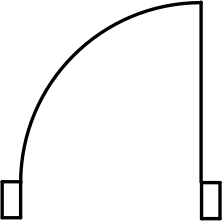
#> input picture img2.png, 223 x 221 px
$ python border.py
#> lines starting #> are read from the running program, lines starting #| are printed output that depends on the picture; after the words box and inside, x2 and y2 are one past the last pixel; in counts of white or black regions, pixels touching at a corner belong together
import cv2
import numpy as np

from PIL import Image

'''tmp = Image.open('img2.png')
qwe = cv2.imread("img2.png")
iw, ih = qwe.shape[0], qwe.shape[1]
size = int(iw *1.04), int(ih *1.04)
tmp = tmp.resize(size)
tmp.show("a")
tmp.save("ask.png")
image = np.zeros((tmp.size[1], tmp.size[0], 3), np.uint8)
image=cv2.bitwise_not(image)
cv2.imwrite("image.png",image)
x=cv2.imread("image.png")
y=cv2.imread("img2.png")
print x.shape, y.shape
x[int((x.shape[0]-y.shape[0])/2):int((x.shape[0]-y.shape[0])/2)+ y.shape[0], int((x.shape[1]-y.shape[1])/2):int((x.shape[1]-y.shape[1])/2)+y.shape[1]] = y
cv2.imwrite("ask1.png",x)
img = Image.open('ask1.png')
img = img.convert("RGBA")

pixdata = img.load()

width, height = img.size
for y in xrange(height):
    for x in xrange(width):
        if pixdata[x, y] == (255, 255, 255, 255):
            pixdata[x, y] = (255, 255, 255, 0)
background = img
foreground = Image.open("ask.png")

Image.alpha_composite(background, foreground).save("test3.png")'''


'''x=cv2.imread("xyz.png")
y=cv2.imread("img2.png")
x[0: y.shape[0], 0:y.shape[1]] = y
cv2.imwrite("ask.png",x)'''

'''layer1 = Image.open("ask.png")
layer2 = Image.open("img4.png")
final1 = Image.new("RGBA", layer1.size)
final1.paste(layer1, (0,0), layer1)
final1.paste(layer2, (0,0), layer2)
final2 = Image.new("RGBA", layer1.size)
final2 = Image.alpha_composite(final2, layer1)
final2 = Image.alpha_composite(final2, layer2)
final2.show("a")
final2.save("bor.png","PNG")'''

im2=cv2.imread("img2.png")
#> im2 is the input picture: shape (221, 223, 3); min 0, max 255, mean 243.2
im2[np.where((im2 == [0,0,0]).all(axis = 2))] = [0,255,0]
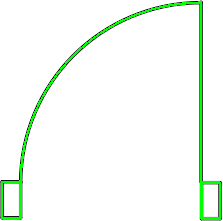
#> im2: shape (221, 223, 3); 3.07% of pixels changed, all inside (x1, y1, x2, y2) = (1, 1, 221, 220)
cv2.imshow("a",im2)
cv2.waitKey()

$ run again, with img4.png copied over img2.png
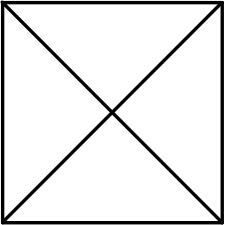
#> input picture img4.png, 225 x 225 px
#> im2 is the input picture: shape (225, 225, 3); min 0, max 255, mean 229.7
#> `im2[np.where((im2 == [0,0,0]).all(axis = 2))] = [0,255,0]`:
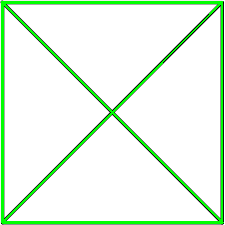
#> im2: shape (225, 225, 3); 7.23% of pixels changed, all inside (x1, y1, x2, y2) = (1, 1, 224, 224)

$ run again, with 1.png copied over img2.png
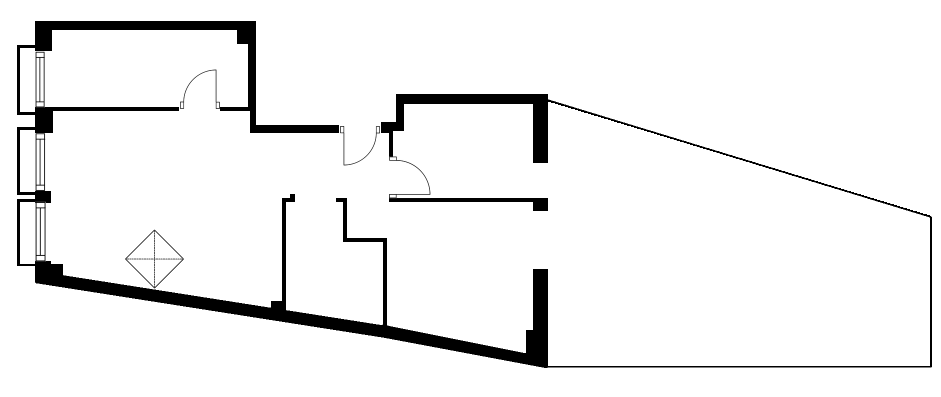
#> input picture 1.png, 1882 x 794 px (shown at 1/2 size)
#> im2 is the input picture: shape (794, 1882, 3); min 0, max 255, mean 240.3
#> `im2[np.where((im2 == [0,0,0]).all(axis = 2))] = [0,255,0]`:
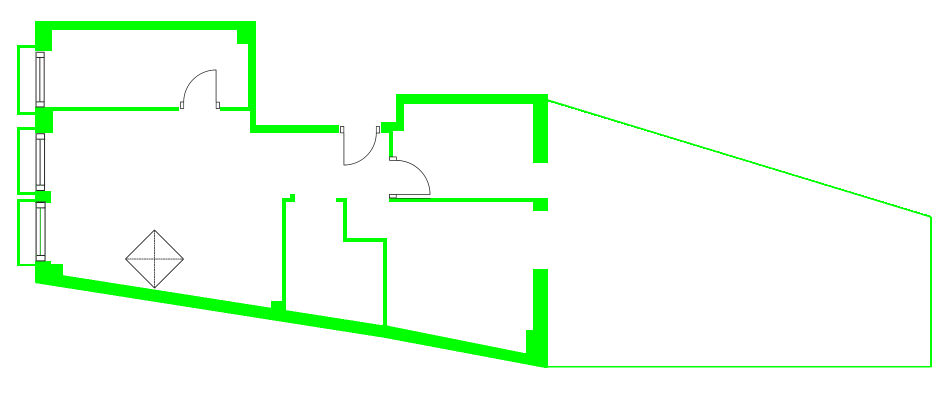
#> im2: shape (794, 1882, 3) (shown at 1/2 size); 5.51% of pixels changed, all inside (x1, y1, x2, y2) = (34, 42, 1864, 736)

$ run again, with 52.png copied over img2.png
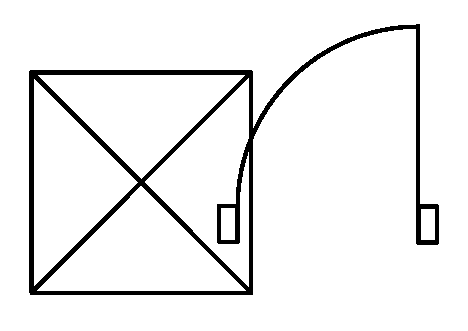
#> input picture 52.png, 468 x 331 px
#> im2 is the input picture: shape (331, 468, 3); 93.8% white; 1 black region, box (x1, y1, x2, y2) and area: (29, 24, 439, 295) 9668
#> `im2[np.where((im2 == [0,0,0]).all(axis = 2))] = [0,255,0]`:
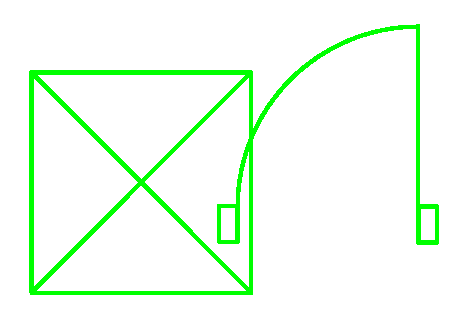
#> im2: shape (331, 468, 3); 6.24% of pixels changed, all inside (x1, y1, x2, y2) = (29, 24, 439, 295)
